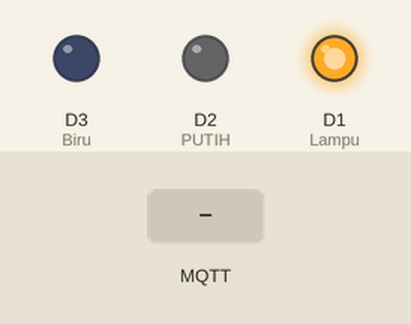
Recording of a sketch running on a simulated ESP8266 (NodeMCU). Parts: output pins drawn as LEDs (lit = HIGH). The inputs (shaded band) are chosen by the test bench. WiFi joins after 1.5 s; servers stay silent unless stated; no MQTT or app messages arrive unless stated; what the sketch prints to the serial monitor is not drawn.

Above: at 2.7 s.
2.8 s: MQTT message "Lampu 1 On" arrives on the first subscribed topic
At 3.2 s:
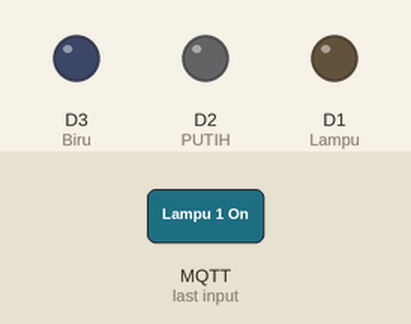
4.3 s: MQTT message "Semua Lampu On" arrives on the first subscribed topic
At 5.5 s:
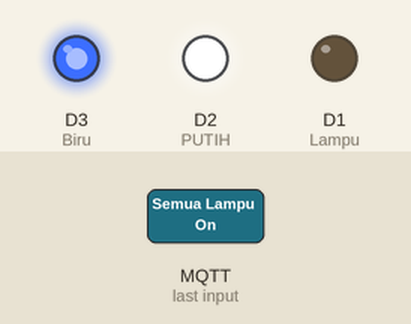
5.8 s: MQTT message "Lampu 1 Off" arrives on the first subscribed topic
At 6.7 s:
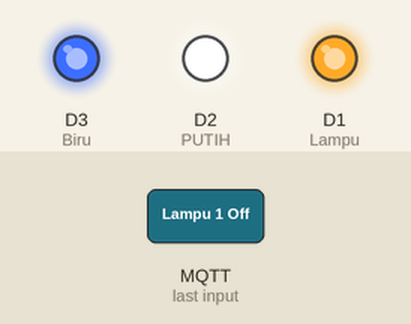
7.3 s: MQTT message "Lampu 2 Off" arrives on the first subscribed topic
At 7.8 s:
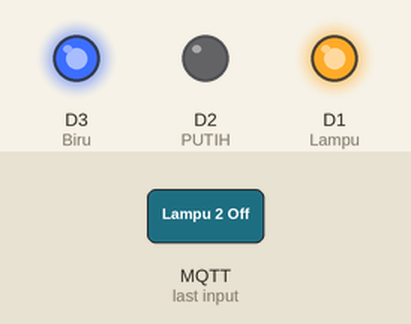
8.8 s: MQTT message "Lampu 1 On" arrives on the first subscribed topic
At 10.0 s:
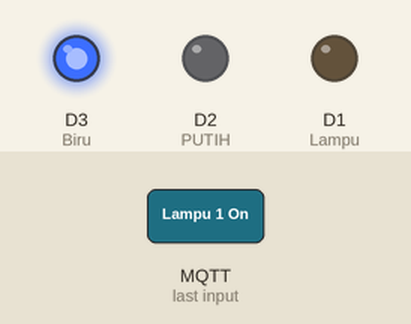
10.3 s: MQTT message "Lampu 2 On" arrives on the first subscribed topic
At 11.3 s:
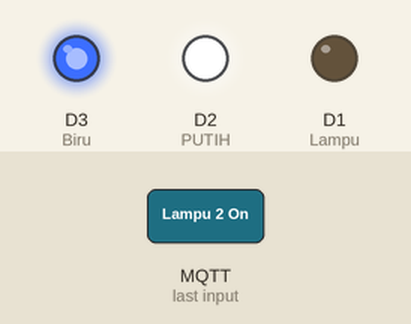
Timing chart, 0 to 12.8 s (numbered marks = the images above; inputs shaded):
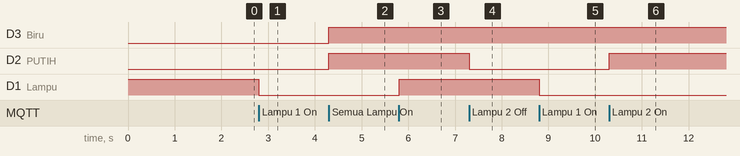

Measured:
- after the input at 2.8 s, D1 (Lampu): HIGH → LOW at once
- after the input at 4.3 s, D3 (Biru), D2 (PUTIH): LOW → HIGH at once
- after the input at 5.8 s, D1 (Lampu): LOW → HIGH at once
- after the input at 7.3 s, D2 (PUTIH): HIGH → LOW at once
- after the input at 8.8 s, D1 (Lampu): HIGH → LOW at once
- after the input at 10.3 s, D2 (PUTIH): LOW → HIGH at once

The sketch:

Tugas_Besar.ino
```cpp
#include <ESP8266WiFi.h>
#include <PubSubClient.h>

#define Lampu D1 //lampu
#define PUTIH D2 //led warnah biru
#define Biru D3 //led warnah biru

const char *ssid = "Risky";//silakan disesuaikan sendiri
const char *password = "risky0712";//silakan disesuaikan sendiri
const char *mqtt_server = "broker.hivemq.com";
WiFiClient espClient22;
PubSubClient client(espClient22);

void setup_wifi(){
  delay(10);
  Serial.println();
  Serial.print("Connecting to ");
  Serial.println(ssid);
  WiFi.begin(ssid, password);

  while(WiFi.status() != WL_CONNECTED){
    delay(500);
    Serial.print(".");
  }
  Serial.println("");
  Serial.print("WiFi connected - ESP IP address: ");
  Serial.println(WiFi.localIP());
}

void callback(String topic, byte* message, unsigned int length) {
  Serial.print("Message arrived on topic: ");
  Serial.print(topic);
  Serial.print(". Message: ");
  String messageInfo;

  for (int i = 0; i < length; i++) {
    Serial.print((char)message[i]);
    messageInfo += (char)message[i];
  }
  Serial.println();

  // If a message is received on the topic room/lamp, you check if the message is either on or off. Turns the lamp GPIO according to the message
  if(topic=="kel8/light"){
      Serial.print("Changing Room Light to ");
      if(messageInfo == "Lampu 1 On"){
        digitalWrite(Lampu, LOW);
        Serial.print("Lampu 1 Menyala");
      }
      else if(messageInfo == "Lampu 1 Off"){
        digitalWrite(Lampu, HIGH);
        Serial.print("Lampu 1 Mati");
      }
      else if(messageInfo == "Lampu 2 On"){
        digitalWrite(PUTIH, HIGH);
        Serial.print("Lampu 2 Menyala");
      }
      else if(messageInfo == "Lampu 2 Off"){
        digitalWrite(PUTIH, LOW);
        Serial.print("Lampu 2 Mati");
      }
      else if(messageInfo == "Lampu 3 On"){
        digitalWrite(Biru, HIGH);
        Serial.print("Lampu 3 Menyala");
      }
      else if(messageInfo == "Lampu 3 Off"){
        digitalWrite(Biru, LOW);
        Serial.print("Lampu 3 Mati");
      }
      else if(messageInfo == "Semua Lampu On"){
        digitalWrite(Lampu, LOW);
        digitalWrite(PUTIH, HIGH);
        digitalWrite(Biru, HIGH);
        Serial.print("Lampu 3 Menyala");
      }
      else if(messageInfo == "Semua Lampu Off"){
        digitalWrite(Lampu, HIGH);
        digitalWrite(PUTIH, LOW);
        digitalWrite(Biru, LOW);
        Serial.print("Lampu 3 Mati");
      }
  }
  Serial.println();
}

void reconnect()
{
  while(!client.connected())
  {
    Serial.print("Attempting MQTT connection...");
    if (client.connect("ESP8266Client22"))
    {
      Serial.println("connected");
      client.subscribe("kel8/light");
    }
    else
    {
      Serial.print("failed, rc=");
      Serial.print(client.state());
      Serial.println(" try again in 5 seconds");
      delay(5000);
    }
  }
}

void setup()
{
  pinMode(Biru, OUTPUT);
  pinMode(PUTIH, OUTPUT);
  pinMode(Lampu, OUTPUT);
  digitalWrite(Lampu, HIGH);

  Serial.begin(115200);
  Serial.println("Mqtt Node-RED");
  setup_wifi();
  client.setServer(mqtt_server, 1883);
  client.setCallback(callback);
}

void loop() {

  if (!client.connected()) {
    reconnect();
  }
  if(!client.loop())
    client.connect("ESP8266Client22");

  }
```
